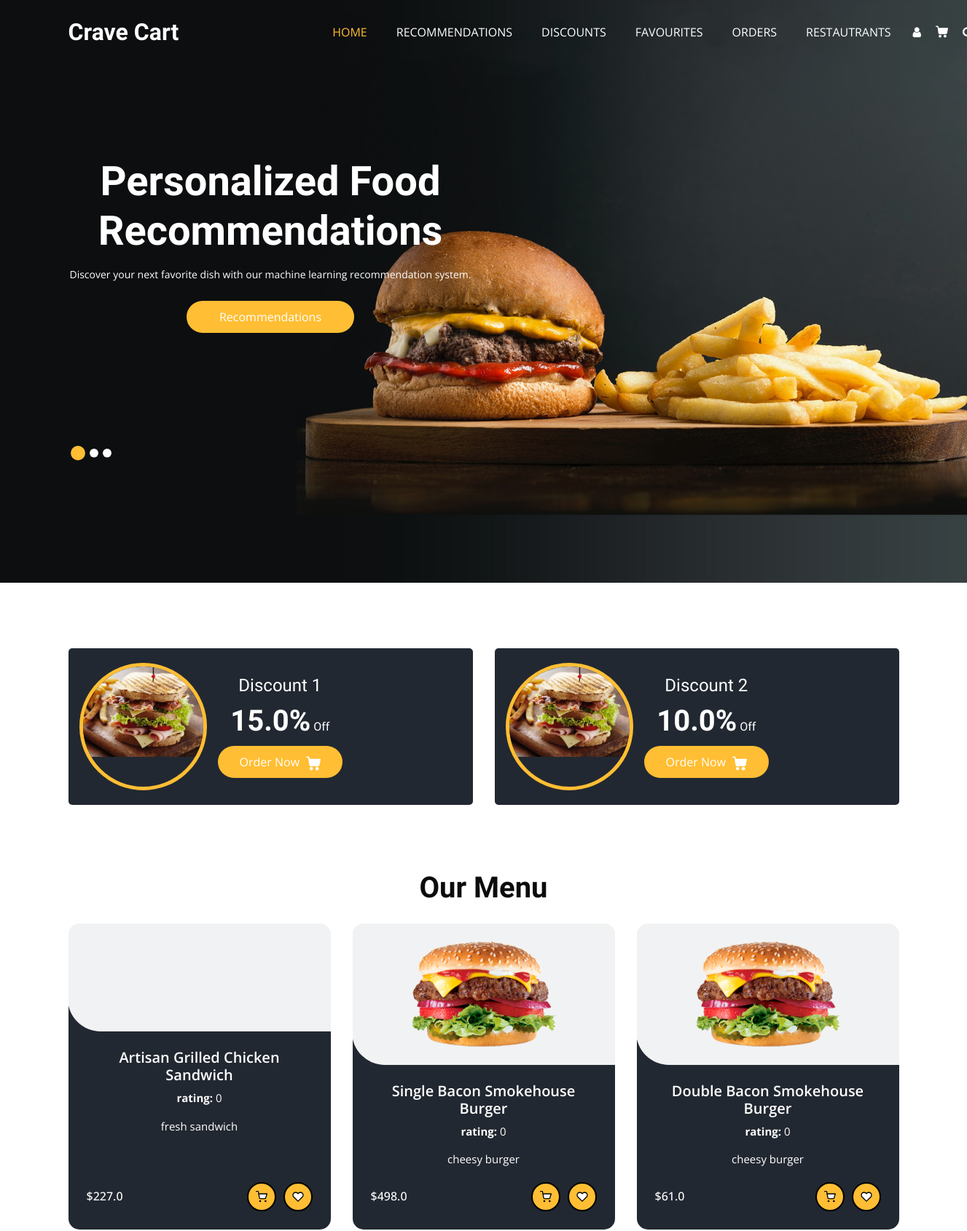
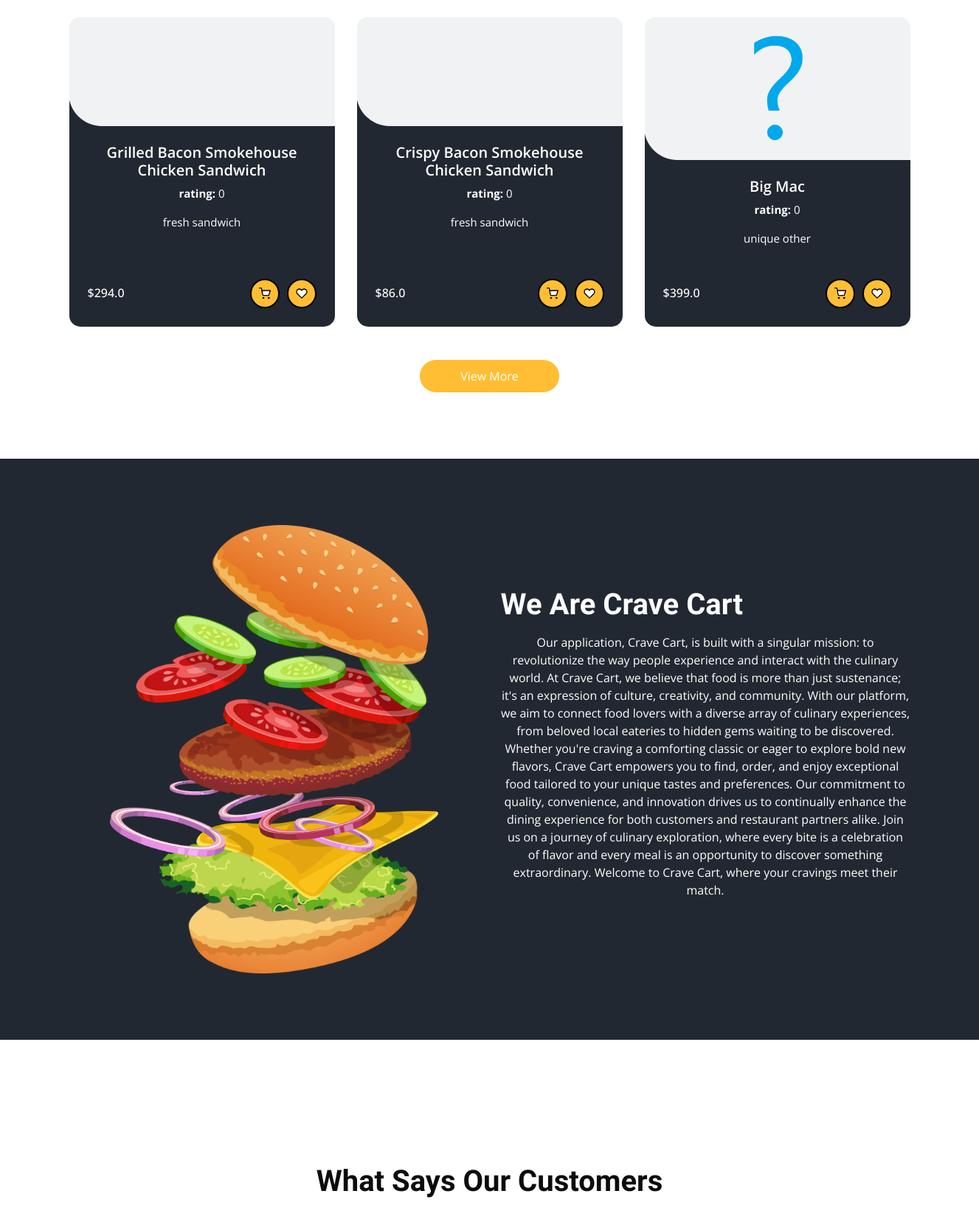
Page /home (signed in, upper part) on the committed database (2 pictures, top to bottom).
### tables this page shows
CREATE TABLE Promotions (
                        PromotionID INTEGER PRIMARY KEY AUTOINCREMENT,
                        PromotionName TEXT,
                        MenuID INTEGER,
                        Description TEXT,
                        Discount REAL,
                        StartDate TEXT,
                        EndDate TEXT,
                        FOREIGN KEY (MenuID) REFERENCES Menus (MenuID) ON DELETE CASCADE
                    );

CREATE TABLE Menus (
                        MenuID INTEGER PRIMARY KEY AUTOINCREMENT,
                        RestaurantID INTEGER,
                        ItemName TEXT,
                        Description TEXT,
                        Price REAL,
                        Category TEXT,
                        ImagePNG TEXT,
                        ImageJPG TEXT,
                        Rating INTEGER DEFAULT 0,
                        FOREIGN KEY (RestaurantID) REFERENCES Restaurants(RestaurantID) ON DELETE CASCADE
                    );

### userEndpoints.py (the view)
@User.route('/home')
def home():
    if 'username' not in session:
        return redirect(url_for('login'))
    if not DataBase.is_customer(session['username'],session['email'],session['password']):
        return render_template('404.html'), 404
    data = DataBase.get_menu_data(limit=6)
    Pro = DataBase.get_active_promotions(current_date=date.today().strftime("%Y-%m-%d"), limit=2)
    return render_template('user/home.html',menu_data=data,Promotions=Pro)

### DataBase.py (called while the page is built)
def get_menu_data(limit=100,all=False):
    try:
        if all:
            cursor.execute('''SELECT ItemName, M.Description, Price, ImagePNG ,Category ,Rating FROM Menus M
                              INNER JOIN Restaurants R ON M.RestaurantID = R.RestaurantID
                              WHERE R.Blocked = 0;''')
        else:
            cursor.execute('''SELECT ItemName, M.Description, Price, ImagePNG ,Category ,Rating  FROM Menus M INNER JOIN Restaurants R
                              ON M.RestaurantID = R.RestaurantID
                              WHERE R.Blocked = 0 LIMIT ?;''',[limit])
        return cursor.fetchall()
    except sqlite3.Error as e:
        print("Error fetching data from database:", e)
        return []

def is_customer(id,email,password):
    try:
        cursor.execute('''SELECT * FROM Customers where CustomerID=? AND email = ? AND password=?;''',[id,email,password])
        ans = cursor.fetchone()
        if ans:
            return True
        else:
            return False
    except Exception as e:
        print(e)
        return False

### templates/user/home.html (shortened to what this page needs)
<!DOCTYPE html>
<html>
  <head>
    <link
      rel="stylesheet"
      type="text/css"
      href="{{url_for('static',filename='css/bootstrap.css')}}"
    />
    <link
      rel="stylesheet"
      type="text/css"
      href="https://cdnjs.cloudflare.com/ajax/libs/OwlCarousel2/2.3.4/assets/owl.carousel.min.css"
    />
    <link
      rel="stylesheet"
      href="https://cdnjs.cloudflare.com/ajax/libs/jquery-nice-select/1.1.0/css/nice-select.min.css"
    />
    <link
      href="{{url_for('static',filename='css/font-awesome.min.css')}}"
      rel="stylesheet"
    />
    <link
      href="{{url_for('static',filename='css/style.css')}}"
      rel="stylesheet"
    />
    <link
      href="{{url_for('static',filename='css/responsive.css')}}"
      rel="stylesheet"
    />
  </head>
  <body>
    <div class="hero_area">
      <div class="bg-box">
        <img src="{{url_for('static',filename='images/hero-bg.jpg')}}" alt="" />
      </div>
      <header class="header_section">
        <div class="container">
          <nav class="navbar navbar-expand-lg custom_nav-container">
            <a class="navbar-brand" href="/home">
              <span> Crave Cart </span>
            </a>
            <div class="collapse navbar-collapse" id="navbarSupportedContent">
              <ul class="navbar-nav mx-auto">
                <li class="nav-item active">
                  <a class="nav-link" href="/home"
                    >Home <span class="sr-only">(current)</span></a
                  >
                </li>
                <li class="nav-item">
                  <a class="nav-link" href="recommendation">Recommendations</a>
                </li>
                <li class="nav-item">
                  <a class="nav-link" href="discounts">Discounts</a>
                </li>
                <li class="nav-item">
                  <a class="nav-link" href="favourites">Favourites</a>
                </li>
                <li class="nav-item">
                  <a class="nav-link" href="trackorders">Orders</a>
                </li>
                <li class="nav-item">
                  <a class="nav-link" href="restaurants">Restautrants</a>
                </li>
              </ul>
              <div class="user_option">
                <a href="profile" class="user_link">
                  <i class="fa fa-user" aria-hidden="true"></i>
                </a>
                <a class="cart_link" href="cart">
                </a>
                <form class="form-inline">
                  <button
                    class="btn my-2 my-sm-0 nav_search-btn"
                    type="button"
                    onclick="openSearchPage()"
                  >
                    <i class="fa fa-search" aria-hidden="true"></i>
                  </button>
                </form>
              </div>
            </div>
          </nav>
        </div>
      </header>
      <section class="slider_section">
        <div id="customCarousel1" class="carousel slide" data-ride="carousel">
          <div class="carousel-inner">
            <div class="carousel-item active">
              <div class="container">
                <div class="row">
                  <div class="col-md-7 col-lg-6">
                    <div class="detail-box">
                      <h1>Personalized Food Recommendations</h1>
                      <p>
                        Discover your next favorite dish with our machine
                        learning recommendation system.
                      </p>
                      <div class="btn-box">
                        <a href="/recommendation" class="btn1">
                          Recommendations
                        </a>
                      </div>
                    </div>
                  </div>
                </div>
              </div>
            </div>
          </div>
          <div class="container">
            <ol class="carousel-indicators">
              <li
                data-target="#customCarousel1"
                data-slide-to="0"
                class="active"
              ></li>
              <li data-target="#customCarousel1" data-slide-to="1"></li>
              <li data-target="#customCarousel1" data-slide-to="2"></li>
            </ol>
          </div>
        </div>
      </section>
    </div>
    <section class="offer_section layout_padding-bottom">
      <div class="offer_container">
        <div class="container">
          <div class="row">
            {% for item in Promotions %}
            <div class="col-md-6">
              <div class="box">
                <div class="img-box">
                  <img
                    src="{{url_for('static',filename='images/'+item['Image'] )}}"
                    alt=""
                  />
                </div>
                <div class="detail-box">
                  <h5>{{item['PromotionName']}}</h5>
                  <h6><span>{{item['Discount']}}%</span> Off</h6>
                  <a
                    href="#"
                    class="add-to-cart-btn-promortion"
                    data-PromotionName="{{item['PromotionName']}}"
                    data-discount="{{item['Discount']}}"
                  >
                    Order Now
                  </a>
                </div>
              </div>
            </div>
            {% endfor%}
          </div>
        </div>
      </div>
    </section>
    <section class="food_section layout_padding-bottom">
      <div class="container">
        <div class="heading_container heading_center">
          <h2>Our Menu</h2>
        </div>
        <div class="filters-content">
          <div class="row grid">
            {% for item in menu_data %}
            <div class="col-sm-6 col-lg-4 all {{ item[4] }}">
              <div class="box" id="menu-item-box">
                <div>
                  <div class="img-box">
                    <img
                      src="{{url_for('static',filename='images/'+item[3])}}"
                      alt=""
                    />
                  </div>
                  <div class="detail-box">
                    <h5>{{item[0]}}</h5>
                    <p><b>rating:</b> {{item[5]}}</p>
                    <p>{{item[1]}}</p>
                    <div class="options">
                      <h6>${{ item[2] }}</h6>
                      <div class="button-container" id="menu-buttons">
                        <a
                          href="#"
                          class="add-to-cart-btn"
                          data-item-name="{{ item[0] }}"
                          data-description="{{ item[1] }}"
                          data-price="{{ item[2] }}"
                        >
                        </a>
                        <a
                          href="#"
                          class="favorite-btn"
                          data-item-name="{{ item[0] }}"
                          data-description="{{ item[1] }}"
                          data-price="{{ item[2] }}"
                        >
                        </a>
                      </div>
                    </div>
                  </div>
                </div>
              </div>
            </div>
            {% endfor %}
          </div>
        </div>
        <div class="btn-box">
          <a href="/search"> View More </a>
        </div>
      </div>
    </section>
    <section class="about_section layout_padding">
      <div class="container">
        <div class="row">
          <div class="col-md-6">
            <div class="img-box">
              <img
                src="{{url_for('static',filename='images/about-img.png')}}"
                alt=""
              />
            </div>
          </div>
          <div class="col-md-6">
            <div class="detail-box">
              <div class="heading_container">
                <h2>We Are Crave Cart</h2>
              </div>
              <p>
                Our application, Crave Cart, is built with a singular mission:
                to revolutionize the way people experience and interact with the
                culinary world. At Crave Cart, we believe that food is more than
                just sustenance; it's an expression of culture, creativity, and
                community. With our platform, we aim to connect food lovers with
                a diverse array of culinary experiences, from beloved local
                eateries to hidden gems waiting to be discovered. Whether you're
                craving a comforting classic or eager to explore bold new
                flavors, Crave Cart empowers you to find, order, and enjoy
                exceptional food tailored to your unique tastes and preferences.
                Our commitment to quality, convenience, and innovation drives us
                to continually enhance the dining experience for both customers
                and restaurant partners alike. Join us on a journey of culinary
                exploration, where every bite is a celebration of flavor and
                every meal is an opportunity to discover something
                extraordinary. Welcome to Crave Cart, where your cravings meet
                their match.
              </p>
            </div>
          </div>
        </div>
      </div>
    </section>
    <br /><br /><br /><br /><br /><br /><br />
    <section class="client_section layout_padding-bottom">
      <div class="container">
        <div class="heading_container heading_center psudo_white_primary mb_45">
          <h2>What Says Our Customers</h2>
        </div>
      </div>
    </section>
  </body>
</html>

### static/css/responsive.css (style rules this page uses)
@media (min-width: 1200px) { .container { max-width: 1170px; } }

### rows in the picture
Promotions: ImageJPG (picture), PromotionName "Discount 1", Discount "15.0"
Promotions: ImageJPG (picture), PromotionName "Discount 2", Discount "10.0"
Menus: ItemName "Artisan Grilled Chicken Sandwich", Rating "0", Description "fresh sandwich", Price "227.0"
Menus: ImagePNG (picture), ItemName "Single Bacon Smokehouse Burger", Rating "0", Description "cheesy burger", Price "498.0"
Menus: ImagePNG (picture), ItemName "Double Bacon Smokehouse Burger", Rating "0", Description "cheesy burger", Price "61.0"
Menus: ItemName "Grilled Bacon Smokehouse Chicken Sandwich", Rating "0", Description "fresh sandwich", Price "294.0"
Menus: ItemName "Crispy Bacon Smokehouse Chicken Sandwich", Rating "0", Description "fresh sandwich", Price "86.0"
Menus: ImagePNG (placeholder picture), ItemName "Big Mac", Rating "0", Description "unique other", Price "399.0"
